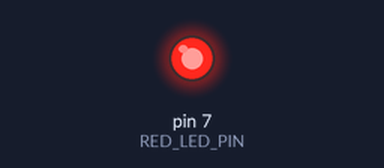
A sketch run on a simulated Arduino Uno, built with avr-gcc and run on an emulated ATmega328P. Parts: output pins drawn as LEDs (lit = HIGH).

Above: at 1.2 s.
At 3.7 s:
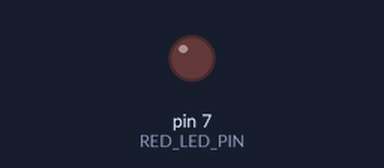
Timing chart, 0 to 4.6 s (numbered marks = the images above):
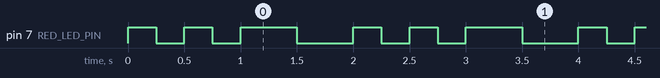

Measured:
- by itself, pin 7 (RED_LED_PIN): repeats every 2.0 s: LOW 0.25 s, HIGH 0.25 s, LOW 0.25 s, HIGH 0.50 s, LOW 0.50 s, HIGH 0.25 s
- by itself, everything shown: repeats every 2.0 s, in 6 steps

The sketch:

red_led.ino
```cpp
#define GREEN_LED_DATA_PIN 2
#define GREEN_LED_LATCH_PIN 3
#define GREEN_LED_CLOCK_PIN 4
#define RED_LED_PIN 7

void red_led_stationary() {
  digitalWrite(RED_LED_PIN, HIGH);
  delay(250);
  digitalWrite(RED_LED_PIN, LOW);
  delay(250);
}

void red_led_moving() {
  digitalWrite(RED_LED_PIN, HIGH);
  delay(500);
  digitalWrite(RED_LED_PIN, LOW);
  delay(500);
}

void setup() {
  pinMode(RED_LED_PIN, OUTPUT);
}

void loop() {
  for (int i = 0; i < 2; i++) {
    red_led_stationary();
  }
  red_led_moving();
}
```
